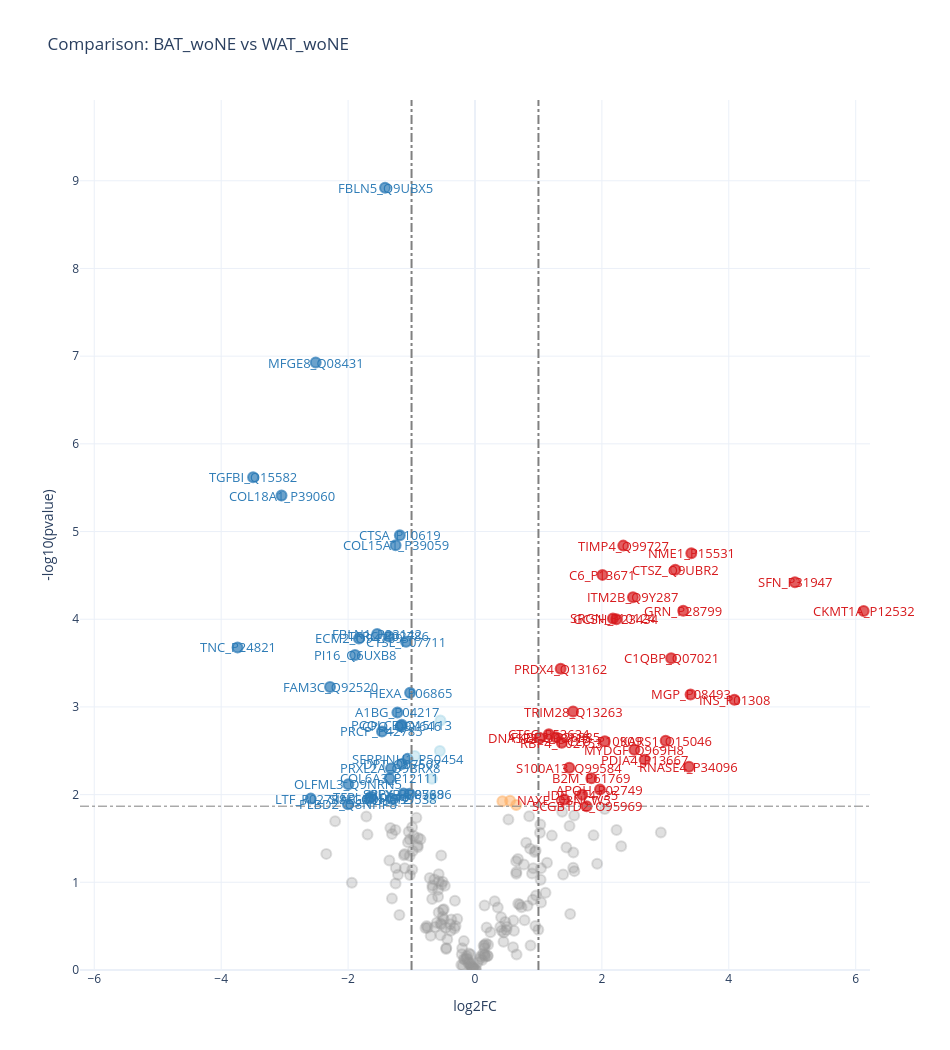

Notebook cell for this chart:
### Code cell
args={'alpha':alpha, 
      'fc':fc, 
      'colorscale':'Blues', 
      'showscale': False,
      'marker_size':10,
      'num_annotations':480,
      'x_title':'log2FC', 
      'y_title':'-log10(pvalue)'}
figures = viz.run_volcano(aov_result, identifier='volcano', args=args)
i = 1
for figure in figures:
    if figure.figure['layout'].title['text'] == 'Comparison: BAT_woNE vs WAT_woNE':
        iplot(figure.figure)
        i += 1
        viz.save_DASH_plot(figure, name='BAT_woNE_vs_WAT_woNE_volcano_plot', plot_format='svg', directory=analysis_dir)

### Figure 1 — Plotly figure (JSON) as saved in the notebook; plotly's stock layout.template omitted (floating-point values rounded to 4 significant figures; data arrays with more than 128 entries replaced by an {"elided": "..."} marker saying what was removed)
{"data": [{"hoverinfo": "text", "marker": {"color": {"elided": "241 str values"}, "colorscale": [[0, "rgb(247,251,255)"], [0.125, "rgb(222,235,247)"], [0.25, "rgb(198,219,239)"], [0.375, "rgb(158,202,225)"], [0.5, "rgb(107,174,214)"], [0.625, "rgb(66,146,198)"], [0.75, "rgb(33,113,181)"], [0.875, "rgb(8,81,156)"], [1, "rgb(8,48,107)"]], "line": {"color": {"elided": "241 str values"}, "width": 2}, "showscale": false, "size": 10}, "mode": "markers", "text": {"elided": "241 str values"}, "type": "scatter", "x": {"elided": "241 float values"}, "y": {"elided": "241 float values"}}], "layout": {"annotations": [{"ax": 0, "ay": -10, "font": {"color": "#d7191c", "size": 13}, "showarrow": false, "text": "CKMT1A_P12532", "x": 6.126, "xref": "x", "y": 4.094, "yref": "y"}, {"ax": 0, "ay": -10, "font": {"color": "#d7191c", "size": 13}, "showarrow": false, "text": "SFN_P31947", "x": 5.042, "xref": "x", "y": 4.421, "yref": "y"}, {"ax": 0, "ay": -10, "font": {"color": "#d7191c", "size": 13}, "showarrow": false, "text": "INS_P01308", "x": 4.088, "xref": "x", "y": 3.083, "yref": "y"}, {"ax": 0, "ay": -10, "font": {"color": "#2c7bb6", "size": 13}, "showarrow": false, "text": "TNC_P24821", "x": -3.742, "xref": "x", "y": 3.678, "yref": "y"}, {"ax": 0, "ay": -10, "font": {"color": "#2c7bb6", "size": 13}, "showarrow": false, "text": "TGFBI_Q15582", "x": -3.498, "xref": "x", "y": 5.619, "yref": "y"}, {"ax": 0, "ay": -10, "font": {"color": "#d7191c", "size": 13}, "showarrow": false, "text": "NME1_P15531", "x": 3.409, "xref": "x", "y": 4.753, "yref": "y"}, {"ax": 0, "ay": -10, "font": {"color": "#d7191c", "size": 13}, "showarrow": false, "text": "MGP_P08493", "x": 3.397, "xref": "x", "y": 3.142, "yref": "y"}, {"ax": 0, "ay": -10, "font": {"color": "#d7191c", "size": 13}, "showarrow": false, "text": "RNASE4_P34096", "x": 3.372, "xref": "x", "y": 2.317, "yref": "y"}, {"ax": 0, "ay": -10, "font": {"color": "#d7191c", "size": 13}, "showarrow": false, "text": "GRN_P28799", "x": 3.281, "xref": "x", "y": 4.097, "yref": "y"}, {"ax": 0, "ay": -10, "font": {"color": "#d7191c", "size": 13}, "showarrow": false, "text": "CTSZ_Q9UBR2", "x": 3.157, "xref": "x", "y": 4.565, "yref": "y"}, {"ax": 0, "ay": -10, "font": {"color": "#d7191c", "size": 13}, "showarrow": false, "text": "C1QBP_Q07021", "x": 3.092, "xref": "x", "y": 3.555, "yref": "y"}, {"ax": 0, "ay": -10, "font": {"color": "#2c7bb6", "size": 13}, "showarrow": false, "text": "COL18A1_P39060", "x": -3.049, "xref": "x", "y": 5.41, "yref": "y"}, {"ax": 0, "ay": -10, "font": {"color": "#d7191c", "size": 13}, "showarrow": false, "text": "KARS1_Q15046", "x": 3.005, "xref": "x", "y": 2.614, "yref": "y"}, {"ax": 0, "ay": -10, "font": {"color": "#d7191c", "size": 13}, "showarrow": false, "text": "PDIA4_P13667", "x": 2.674, "xref": "x", "y": 2.399, "yref": "y"}, {"ax": 0, "ay": -10, "font": {"color": "#2c7bb6", "size": 13}, "showarrow": false, "text": "LTF_P02788", "x": -2.588, "xref": "x", "y": 1.954, "yref": "y"}, {"ax": 0, "ay": -10, "font": {"color": "#d7191c", "size": 13}, "showarrow": false, "text": "MYDGF_Q969H8", "x": 2.512, "xref": "x", "y": 2.513, "yref": "y"}, {"ax": 0, "ay": -10, "font": {"color": "#2c7bb6", "size": 13}, "showarrow": false, "text": "MFGE8_Q08431", "x": -2.511, "xref": "x", "y": 6.927, "yref": "y"}, {"ax": 0, "ay": -10, "font": {"color": "#d7191c", "size": 13}, "showarrow": false, "text": "ITM2B_Q9Y287", "x": 2.489, "xref": "x", "y": 4.252, "yref": "y"}, {"ax": 0, "ay": -10, "font": {"color": "#d7191c", "size": 13}, "showarrow": false, "text": "TIMP4_Q99727", "x": 2.337, "xref": "x", "y": 4.839, "yref": "y"}, {"ax": 0, "ay": -10, "font": {"color": "#2c7bb6", "size": 13}, "showarrow": false, "text": "FAM3C_Q92520", "x": -2.285, "xref": "x", "y": 3.228, "yref": "y"}, {"ax": 0, "ay": -10, "font": {"color": "#d7191c", "size": 13}, "showarrow": false, "text": "GCSH_P23434", "x": 2.228, "xref": "x", "y": 4.0, "yref": "y"}, {"ax": 0, "ay": -10, "font": {"color": "#d7191c", "size": 13}, "showarrow": false, "text": "SRGN_P10124", "x": 2.174, "xref": "x", "y": 4.009, "yref": "y"}, {"ax": 0, "ay": -10, "font": {"color": "#d7191c", "size": 13}, "showarrow": false, "text": "CLU_P10909", "x": 2.046, "xref": "x", "y": 2.61, "yref": "y"}, {"ax": 0, "ay": -10, "font": {"color": "#d7191c", "size": 13}, "showarrow": false, "text": "C6_P13671", "x": 2.009, "xref": "x", "y": 4.506, "yref": "y"}, {"ax": 0, "ay": -10, "font": {"color": "#2c7bb6", "size": 13}, "showarrow": false, "text": "PLBD2_Q8NHP8", "x": -2.003, "xref": "x", "y": 1.889, "yref": "y"}, {"ax": 0, "ay": -10, "font": {"color": "#2c7bb6", "size": 13}, "showarrow": false, "text": "OLFML3_Q9NRN5", "x": -1.996, "xref": "x", "y": 2.117, "yref": "y"}, {"ax": 0, "ay": -10, "font": {"color": "#d7191c", "size": 13}, "showarrow": false, "text": "APOH_P02749", "x": 1.969, "xref": "x", "y": 2.058, "yref": "y"}, {"ax": 0, "ay": -10, "font": {"color": "#2c7bb6", "size": 13}, "showarrow": false, "text": "PI16_Q6UXB8", "x": -1.891, "xref": "x", "y": 3.592, "yref": "y"}, {"ax": 0, "ay": -10, "font": {"color": "#d7191c", "size": 13}, "showarrow": false, "text": "B2M_P61769", "x": 1.834, "xref": "x", "y": 2.187, "yref": "y"}, {"ax": 0, "ay": -10, "font": {"color": "#2c7bb6", "size": 13}, "showarrow": false, "text": "ECM2_O94769", "x": -1.829, "xref": "x", "y": 3.781, "yref": "y"}, {"ax": 0, "ay": -10, "font": {"color": "#d7191c", "size": 13}, "showarrow": false, "text": "SCGB1D2_O95969", "x": 1.759, "xref": "x", "y": 1.868, "yref": "y"}, {"ax": 0, "ay": -10, "font": {"color": "#d7191c", "size": 13}, "showarrow": false, "text": "IDE_P14735", "x": 1.69, "xref": "x", "y": 1.998, "yref": "y"}, {"ax": 0, "ay": -10, "font": {"color": "#2c7bb6", "size": 13}, "showarrow": false, "text": "SIAE_Q9HAT2", "x": -1.663, "xref": "x", "y": 1.955, "yref": "y"}, {"ax": 0, "ay": -10, "font": {"color": "#2c7bb6", "size": 13}, "showarrow": false, "text": "TFPI_P10646", "x": -1.636, "xref": "x", "y": 1.974, "yref": "y"}, {"ax": 0, "ay": -10, "font": {"color": "#d7191c", "size": 13}, "showarrow": false, "text": "TRIM28_Q13263", "x": 1.546, "xref": "x", "y": 2.948, "yref": "y"}, {"ax": 0, "ay": -10, "font": {"color": "#2c7bb6", "size": 13}, "showarrow": false, "text": "FBLN1_P23142", "x": -1.542, "xref": "x", "y": 3.832, "yref": "y"}, {"ax": 0, "ay": -10, "font": {"color": "#d7191c", "size": 13}, "showarrow": false, "text": "S100A13_Q99584", "x": 1.486, "xref": "x", "y": 2.305, "yref": "y"}, {"ax": 0, "ay": -10, "font": {"color": "#2c7bb6", "size": 13}, "showarrow": false, "text": "PRCP_P42785", "x": -1.466, "xref": "x", "y": 2.721, "yref": "y"}, {"ax": 0, "ay": -10, "font": {"color": "#2c7bb6", "size": 13}, "showarrow": false, "text": "FBLN5_Q9UBX5", "x": -1.418, "xref": "x", "y": 8.921, "yref": "y"}, {"ax": 0, "ay": -10, "font": {"color": "#d7191c", "size": 13}, "showarrow": false, "text": "NAXE_Q8NCW5", "x": 1.406, "xref": "x", "y": 1.944, "yref": "y"}, {"ax": 0, "ay": -10, "font": {"color": "#d7191c", "size": 13}, "showarrow": false, "text": "RBP4_P02753", "x": 1.368, "xref": "x", "y": 2.592, "yref": "y"}, {"ax": 0, "ay": -10, "font": {"color": "#2c7bb6", "size": 13}, "showarrow": false, "text": "TFRC_P02786", "x": -1.357, "xref": "x", "y": 3.804, "yref": "y"}, {"ax": 0, "ay": -10, "font": {"color": "#d7191c", "size": 13}, "showarrow": false, "text": "PRDX4_Q13162", "x": 1.35, "xref": "x", "y": 3.435, "yref": "y"}, {"ax": 0, "ay": -10, "font": {"color": "#2c7bb6", "size": 13}, "showarrow": false, "text": "COL6A3_P12111", "x": -1.346, "xref": "x", "y": 2.184, "yref": "y"}, {"ax": 0, "ay": -10, "font": {"color": "#2c7bb6", "size": 13}, "showarrow": false, "text": "PRXL2A_Q9BRX8", "x": -1.324, "xref": "x", "y": 2.298, "yref": "y"}, {"ax": 0, "ay": -10, "font": {"color": "#2c7bb6", "size": 13}, "showarrow": false, "text": "LGMN_Q99538", "x": -1.311, "xref": "x", "y": 1.952, "yref": "y"}, {"ax": 0, "ay": -10, "font": {"color": "#d7191c", "size": 13}, "showarrow": false, "text": "FKBP2_P26885", "x": 1.274, "xref": "x", "y": 2.654, "yref": "y"}, {"ax": 0, "ay": -10, "font": {"color": "#2c7bb6", "size": 13}, "showarrow": false, "text": "COL15A1_P39059", "x": -1.252, "xref": "x", "y": 4.844, "yref": "y"}, {"ax": 0, "ay": -10, "font": {"color": "#2c7bb6", "size": 13}, "showarrow": false, "text": "A1BG_P04217", "x": -1.223, "xref": "x", "y": 2.937, "yref": "y"}, {"ax": 0, "ay": -10, "font": {"color": "#2c7bb6", "size": 13}, "showarrow": false, "text": "CTSA_P10619", "x": -1.185, "xref": "x", "y": 4.956, "yref": "y"}, {"ax": 0, "ay": -10, "font": {"color": "#d7191c", "size": 13}, "showarrow": false, "text": "CTSC_P53634", "x": 1.164, "xref": "x", "y": 2.689, "yref": "y"}, {"ax": 0, "ay": -10, "font": {"color": "#2c7bb6", "size": 13}, "showarrow": false, "text": "CPQ_Q9Y646", "x": -1.164, "xref": "x", "y": 2.784, "yref": "y"}, {"ax": 0, "ay": -10, "font": {"color": "#2c7bb6", "size": 13}, "showarrow": false, "text": "PCOLCE_Q15113", "x": -1.154, "xref": "x", "y": 2.796, "yref": "y"}, {"ax": 0, "ay": -10, "font": {"color": "#2c7bb6", "size": 13}, "showarrow": false, "text": "DPT_Q07507", "x": -1.151, "xref": "x", "y": 2.349, "yref": "y"}, {"ax": 0, "ay": -10, "font": {"color": "#2c7bb6", "size": 13}, "showarrow": false, "text": "SRPX_P78539", "x": -1.126, "xref": "x", "y": 2.012, "yref": "y"}, {"ax": 0, "ay": -10, "font": {"color": "#2c7bb6", "size": 13}, "showarrow": false, "text": "CTSL_P07711", "x": -1.087, "xref": "x", "y": 3.742, "yref": "y"}, {"ax": 0, "ay": -10, "font": {"color": "#2c7bb6", "size": 13}, "showarrow": false, "text": "SERPINH1_P50454", "x": -1.063, "xref": "x", "y": 2.408, "yref": "y"}, {"ax": 0, "ay": -10, "font": {"color": "#2c7bb6", "size": 13}, "showarrow": false, "text": "HEXB_P07686", "x": -1.031, "xref": "x", "y": 2.009, "yref": "y"}, {"ax": 0, "ay": -10, "font": {"color": "#2c7bb6", "size": 13}, "showarrow": false, "text": "HEXA_P06865", "x": -1.023, "xref": "x", "y": 3.16, "yref": "y"}, {"ax": 0, "ay": -10, "font": {"color": "#d7191c", "size": 13}, "showarrow": false, "text": "DNASE2_O00115", "x": 1.015, "xref": "x", "y": 2.65, "yref": "y"}, {"showarrow": false, "text": "", "xref": "paper", "yref": "paper"}], "height": 1050, "hovermode": "closest", "shapes": [{"line": {"color": "grey", "dash": "dashdot", "width": 2}, "type": "line", "x0": 1, "x1": 1, "y0": 0, "y1": 9.921}, {"line": {"color": "grey", "dash": "dashdot", "width": 2}, "type": "line", "x0": -1, "x1": -1, "y0": 0, "y1": 9.921}, {"line": {"color": "grey", "dash": "dashdot", "width": 1}, "type": "line", "x0": -6.226, "x1": 6.226, "y0": 1.868, "y1": 1.868}], "showlegend": false, "title": {"text": "Comparison: BAT_woNE vs WAT_woNE"}, "width": 950, "xaxis": {"range": [-6.226, 6.226], "title": {"text": "log2FC"}}, "yaxis": {"range": [0, 9.921], "title": {"text": "-log10(pvalue)"}}}}
